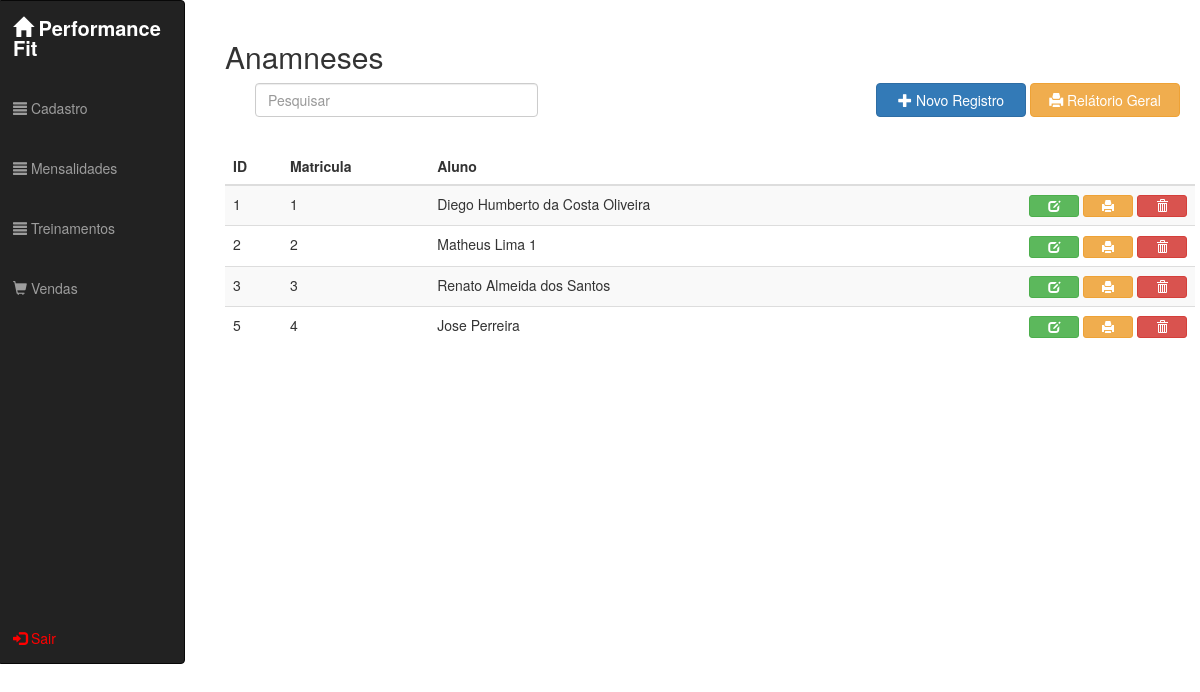
Page /view.anamneses (signed in) on the earlier database version.
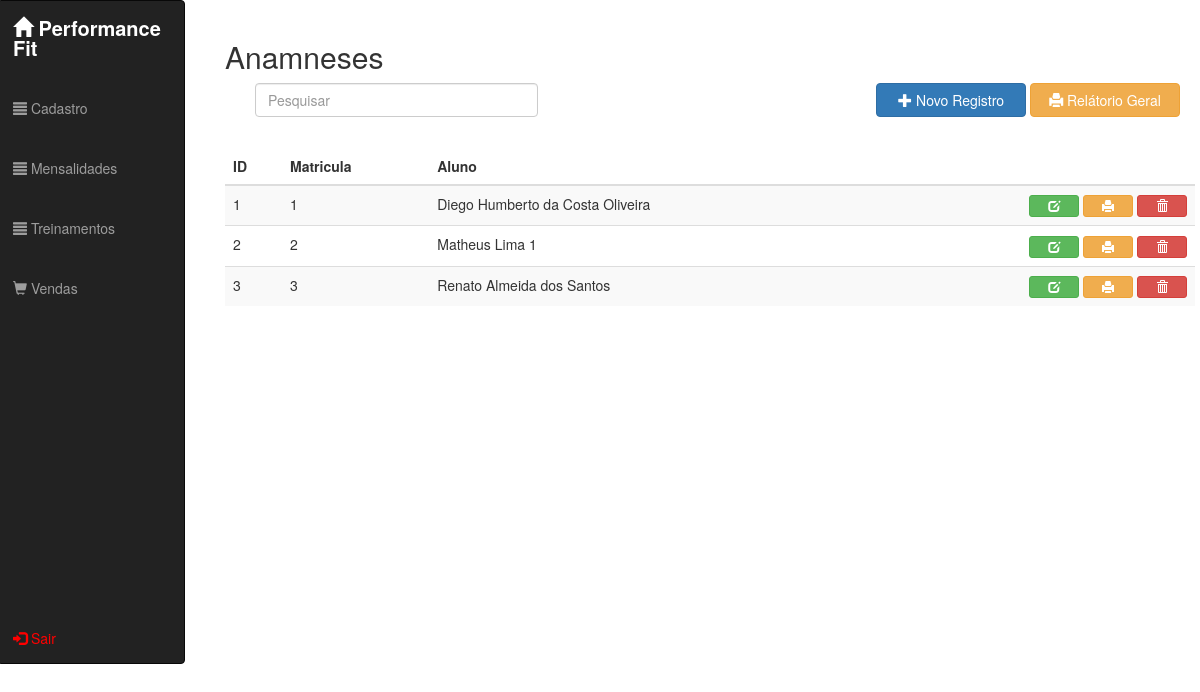
Same page on the later database version.
### tables this page shows
CREATE TABLE `anamneses` (
  `idanamneses` int(11) NOT NULL,
  `idalunos_cliente` int(11) NOT NULL,
  `peso_anamnese` float DEFAULT NULL,
  `altura_anamnese` float DEFAULT NULL,
  `imc_anamnese` float DEFAULT NULL,
  `pescoco_anamnese` float DEFAULT NULL,
  `ombro_anamnese` float DEFAULT NULL,
  `torax_anamnese` float DEFAULT NULL,
  `abdome_anamnese` float DEFAULT NULL,
  `cintura_anamnese` float DEFAULT NULL,
  `quadril_anamnese` float DEFAULT NULL,
  `bd_anamnese` float DEFAULT NULL,
  `be_anamnese` float DEFAULT NULL,
  `bec_anamnese` float DEFAULT NULL,
  `bdc_anamnese` float DEFAULT NULL,
  `aec_anamnese` float DEFAULT NULL,
  `adc_anamnese` float DEFAULT NULL,
  `ce_anamnese` float DEFAULT NULL,
  `cd_anamnese` float DEFAULT NULL,
  `pe_anamnese` float DEFAULT NULL,
  `pd_anamnese` float DEFAULT NULL,
  `obs_anamnese` varchar(1000) DEFAULT NULL
);

CREATE TABLE `alunos_cliente` (
  `idalunos_cliente` int(11) NOT NULL,
  `idendereco_aluno` int(11) NOT NULL,
  `nome_aluno` varchar(100) NOT NULL,
  `cpf_aluno` varchar(14) NOT NULL,
  `rg_aluno` varchar(7) NOT NULL,
  `nome_mae` varchar(100) DEFAULT NULL,
  `nome_pai` varchar(100) DEFAULT NULL,
  `email_aluno` varchar(50) NOT NULL,
  `celular_aluno` varchar(16) DEFAULT NULL,
  `residencial_aluno` varchar(15) DEFAULT NULL,
  `data_nascimento_aluno` date NOT NULL,
  `status_aluno` varchar(50) NOT NULL,
  `obs_aluno` varchar(500) DEFAULT NULL
);

### _app/Conn/Conn.class.php (called while the page is built, shortened)
<?php
class Conn {
    private static $Host = SIS_DB_HOST;
    private static $User = SIS_DB_USER;
    private static $Pass = SIS_DB_PASS;
    private static $Dbsa = SIS_DB_DBSA;
    private static $Connect = null;
    private static function Conectar() {
        try {
            if (self::$Connect == null):
                $dsn = 'mysql:host=' . self::$Host . ';dbname=' . self::$Dbsa;
                $options = [ PDO::MYSQL_ATTR_INIT_COMMAND => 'SET NAMES UTF8'];
                self::$Connect = new PDO($dsn, self::$User, self::$Pass, $options);
                self::$Connect->setAttribute(PDO::ATTR_ERRMODE, PDO::ERRMODE_EXCEPTION);
            endif;
        } catch (PDOException $e) {
            PHPErro($e->getCode(), $e->getMessage(), $e->getFile(), $e->getLine());
            die;
        }
        return self::$Connect;
    }
    public static function getConn() {
        return self::Conectar();
    }
}

### _app/Conn/Read.class.php (called while the page is built, shortened)
<?php
class Read {
    private $Select;
    private $Result;
    private $Read;
    private $Conn;
    public function __construct() {
        $this->Conn = Conn::getConn();
    }
    public function ExeRead($Tabela, $Termos = null, $ParseString = null) {
        $this->Select = "SELECT * FROM {$Tabela} {$Termos}";
    }
    public function getResult() {
        return $this->Result;
    }
    public function FullRead($Query, $ParseString = null) {
        $this->Select = (string) $Query;
        $this->Execute();
    }
    private function Connect() {
        $this->Read = $this->Conn->prepare($this->Select);
        $this->Read->setFetchMode(PDO::FETCH_ASSOC);
    }
    private function Execute() {
        $this->Connect();
        try {
            $this->Read->execute();
            $this->Result = $this->Read->fetchAll();
        } catch (PDOException $e) {
            $this->Result = null;
            Erro("<b>Erro ao Ler:</b> {$e->getMessage()}", $e->getCode());
        }
    }
}

### Views/view.anamneses.php (the view, shortened to what this page needs)
<?php require REQUIRE_PATH . '/menu.php'; ?>
<div class="col-md-10 modals">
    <br>
    <h2>Anamneses</h2>
    <div>
        <div class="col-md-12" align="right">
            <form action="" method="POST">
                <div class="form-group col-md-4">
                    <input type="text" placeholder="Pesquisar" class="form-control pesquisar pesquisar-anamnese">
                </div>
            </form>
            <button class="btn btn-primary open-modal-create"><i class="glyphicon glyphicon-plus"></i> Novo Registro</button>
            <a class="relatorio-geral" href="http://localhost/academia/Views/view.anamneses.relatorio.php" target="_blank"><button class="btn btn-warning"><i class="glyphicon glyphicon-print"></i> Relátorio Geral</button></a>
        </div>
        <div class="form-group col-md-12 mensagens-retorno">
        </div>
        <table class="table table-striped modal-table">
            <thead>
                <tr>
                    <th>ID</th>
                    <th>Matricula</th>
                    <th>Aluno</th>
                    <th></th>
                </tr>
            </thead>
            <tbody class="j-result-anamneses">
                <?php
                $ReadAnamnese = new Read;
                $ReadAnamnese->FullRead("SELECT anamneses.idanamneses, anamneses.idalunos_cliente, alunos_cliente.nome_aluno "
                                       . "FROM anamneses "
                                       . "LEFT JOIN alunos_cliente ON anamneses.idalunos_cliente = alunos_cliente.idalunos_cliente");
                foreach ($ReadAnamnese->getResult() as $e):
                    extract($e);
                    echo "<tr id='{$idanamneses}'>" .
                    "<td>{$idanamneses}</td>" .
                    "<td>{$idalunos_cliente}</td>" .
                    "<td>{$nome_aluno}</td>" .
                    "<td align='right'>" .
                    "<button class='btn btn-success btn-xs open-modal-update j-open-modal-update-anamnese' idanamneses={$idanamneses}><i class='glyphicon glyphicon-edit'></i></button> " .
                    "<a href='http://localhost/academia/Views/view.anamnese.relatorio.php?idanamneses={$idanamneses}' target='_blank'><button class='btn btn-warning btn-xs open-imprimir'><i class='glyphicon glyphicon-print'></i></button></a> " .
                    "<button class='btn btn-danger btn-xs open-delete j-btn-del-anamnese' idanamneses={$idanamneses}><i class='glyphicon glyphicon-trash'></i></button>".
                    "</td>" .
                    "</tr>";
                endforeach;
                ?>
            </tbody>
        </table>
    </div>
</div>

Differences in the rows shown:
removed anamneses: idanamneses "5", idalunos_cliente "4", idalunos_cliente.nome_aluno "Jose Perreira"
